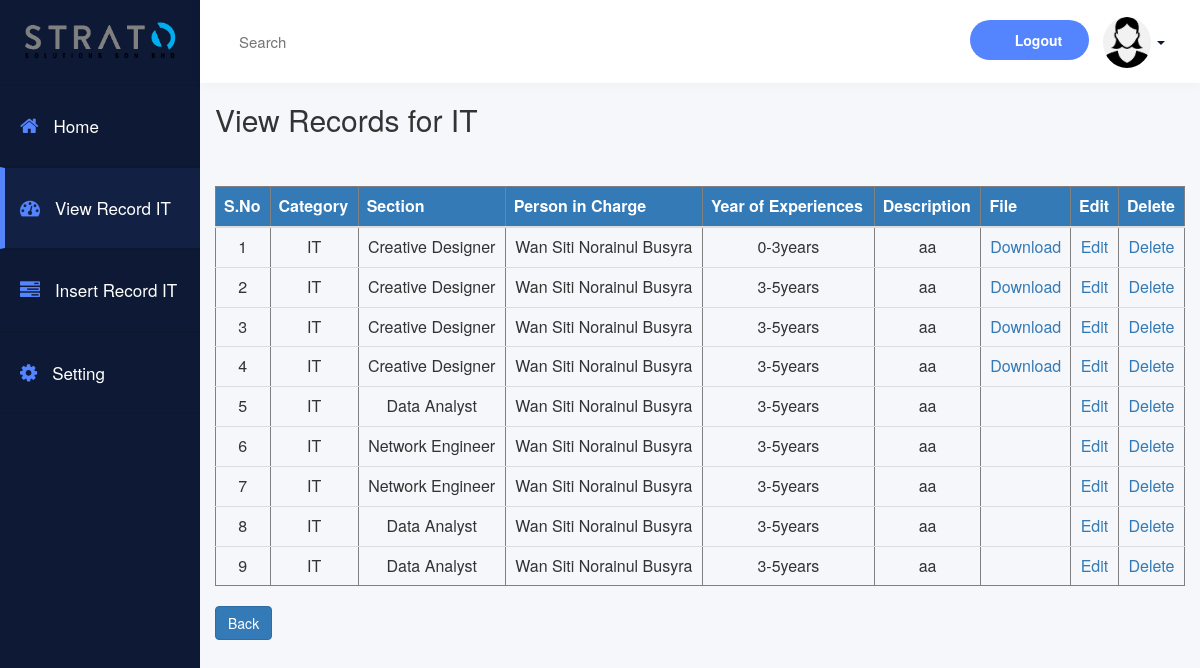
Page /php/view-IT.php (signed in) on the committed database.
### tables this page shows
CREATE TABLE `it_record` (
  `id` int(11) NOT NULL,
  `trn_date` datetime NOT NULL,
  `categoryit` varchar(10) NOT NULL,
  `section` varchar(40) NOT NULL,
  `personincharge` varchar(30) NOT NULL,
  `yearsofexperiences` varchar(20) NOT NULL,
  `descriptionit` varchar(200) NOT NULL,
  `file_path` varchar(200) NOT NULL,
  `submittedby` varchar(10) NOT NULL
);

### php/view-IT.php (the view, shortened to what this page needs)
<?php
    require('db.php');
?>
<link href="//maxcdn.bootstrapcdn.com/bootstrap/3.3.0/css/bootstrap.min.css" rel="stylesheet" id="bootstrap-css">
<link href="../css/index.css" rel="stylesheet">
<link href="https://maxcdn.bootstrapcdn.com/font-awesome/4.6.3/css/font-awesome.min.css" rel="stylesheet">
<head>
</head>
<body class="home">
    <div class="container-fluid display-table">
        <div class="row display-table-row">
            <div class="col-md-2 col-sm-1 hidden-xs display-table-cell v-align box" id="navigation">
                <div class="logo">
                    <a href="index.php"><img src="../img/StratoLogo.png" alt="StratoSolutionsLogo" class="hidden-xs hidden-sm">
                    </a>
                </div>
                <div class="navi">
                    <ul>
                        <li><a href="index.php"><i class="fa fa-home" aria-hidden="true"></i><span class="hidden-xs hidden-sm">Home</span></a></li>
                        <li class="active"><a href="view-IT.php"><i class="fa fa-dashboard" aria-hidden="true"></i><span class="hidden-xs hidden-sm">View Record IT</span></a></li>
                        <li><a href="insert-IT.php"><i class="fa fa-tasks" aria-hidden="true"></i><span class="hidden-xs hidden-sm">Insert Record IT</span></a></li>
                        <li><a href="#"><i class="fa fa-cog" aria-hidden="true"></i><span class="hidden-xs hidden-sm">Setting</span></a></li>
                    </ul>
                </div>
            </div>
            <div class="col-md-10 col-sm-11 display-table-cell v-align">
                <div class="row">
                    <header>
                        <div class="col-md-7">
                            <div class="search hidden-xs hidden-sm">
                                <input type="text" placeholder="Search" id="search">
                            </div>
                        </div>
                        <div class="col-md-5">
                            <div class="header-rightside">
                                <ul class="list-inline header-top pull-right">
                                    <li class="hidden-xs"><a href="logout.php" class="add-project" data-toggle="modal">Logout</a></li>
                                    <li class="dropdown">
                                        <a href="#" class="dropdown-toggle" data-toggle="dropdown"><img src="../img/admin.png" alt="user">
                                            <b class="caret"></b></a>
                                    </li>
                                </ul>
                            </div>
                        </div>
                    </header>
                </div>
                <div class="form">
                    <h2>View Records for IT</h2>
                    <br><br>
                    <table class="table table-sm table-dark" width="100%" border="1" style="border-collapse:collapse;">
                        <thead>
                            <tr class="bg-primary">
                                <th><strong>S.No</strong></th>
                                <th><strong>Category</strong></th>
                                <th><strong>Section</strong></th>
                                <th><strong>Person in Charge</strong></th>
                                <th><strong>Year of Experiences</strong></th>
                                <th><strong>Description</strong></th>
                                <th><strong>File</strong></th>
                                <th><strong>Edit</strong></th>
                                <th><strong>Delete</strong></th>
                            </tr>
                        </thead>
                        <tbody>
                            <?php
                    $count=1;
                    $sel_query="Select * from it_record ORDER BY id desc;";
                    $result = mysqli_query($con,$sel_query);
                    while($row = mysqli_fetch_assoc($result)) { ?>
                            <tr>
                                <td align="center"><?php echo $count; ?></td>
                                <td align="center"><?php echo $row["categoryit"]; ?></td>
                                <td align="center"><?php echo $row["section"]; ?></td>
                                <td align="center"><?php echo $row["personincharge"]; ?></td>
                                <td align="center"><?php echo $row["yearsofexperiences"]; ?></td>
                                <td align="center"><?php echo $row["descriptionit"]; ?></td>
                                 <td align="center">
                                    <?php if($row["file_path"] != ''){ ?>
                                    <a href="<?php echo $row["file_path"]; ?>" download>Download</a>
                                    <?php } ?>
                                </td>
                                <td align="center">
                                    <a href="edit-IT.php?id=<?php echo $row["id"]; ?>">Edit</a>
                                </td>
                                <td align="center">
                                    <a href="delete-IT.php?id=<?php echo $row["id"]; ?>" onclick="return confirm('Are you sure you want to delete this item?');">Delete</a>
                                </td>
                            </tr>
                            <?php $count++; } ?>
                        </tbody>
                    </table>
                </div>
                <a class="btn btn-primary" href="index.php" role="button">Back</a>
            </div>
        </div>
    </div>
</body>

### css/index.css (style rules this page uses)
a:focus,a:hover,a { outline:none; text-decoration: none; }
li,ul { list-style: none; padding: 0; margin: 0; }
.home { background: #f6f7fa; }
#navigation { background: #0e1a35; }
#navigation { padding: 0; }
.display-table { display: table; padding: 0; height: 100%; width: 100%; }
.display-table-row { display: table-row; height: 100%; }
.display-table-cell { display: table-cell; float: none; height: 100%; }
.v-align { vertical-align: top; }
.logo img { max-width: 180px; padding: 16px 0 17px; width: 100%; }
.header-top { margin: 0; padding-top: 2px; }
.header-top img { border-radius: 50%; max-width: 48px !important; width: 100%; }
.add-project { background: #5584ff none repeat scroll 0 0; border-radius: 100px; color: #ffffff; font-size: 14px; font-weight: 600; padding: 10px 27px 10px 45px; position: relative; }
.add-project::before { background: rgba(0, 0, 0, 0) url("../images/plus.png") no-repeat scroll 0 0; content: ""; ; height: 12px; left: 17px; position: absolute; top: 12px; width: 12px; }
.navi i { font-size: 20px; }
.header-top li { display: inline-block; text-align: center; }
.header-top .dropdown-toggle { color: #0e1a35; }
#navigation { -webkit-transition: all 0.5s ease; -moz-transition: all 0.5s ease; -o-transition: all 0.5s ease; transition: all 0.5s ease; }
.search input { border: none; font-size: 15px; padding: 15px 9px; width: 100%; background: rgba(0, 0, 0, 0) url("../images/search.png") no-repeat scroll 99% 12px; color: #8492af; }
header { background: #ffffff none repeat scroll 0 0; box-shadow: 0 1px 12px rgba(0, 0, 0, 0.04); display: inline-block !important; line-height: 23px; padding: 15px; transition: all 0.5s ease 0s; width: 100%; -webkit-transition: all 0.5s ease; -moz-transition: all 0.5s ease; -o-transition: all 0.5s ease; transition: all 0.5s ease; }
.logo { text-align: center; }
.navi a { border-bottom: 1px solid #0d172e; border-top: 1px solid #0d172e; color: #ffffff; display: block; font-size: 17px; font-weight: 500; padding: 28px 20px; text-decoration: none; }
.navi i { margin-right: 15px; color: #5584ff; }
.navi .active a { background: #122143; border-left: 5px solid #5584ff; padding-left: 15px; }
.hidden-xs { -webkit-transition: all 0.5s ease; -moz-transition: all 0.5s ease; -o-transition: all 0.5s ease; transition: all 0.5s ease; }

### rows in the picture
it_record: categoryit "IT", section "Creative Designer", personincharge "Wan Siti Norainul Busyra", yearsofexperiences "0-3years", descriptionit "aa"
it_record: categoryit "IT", section "Creative Designer", personincharge "Wan Siti Norainul Busyra", yearsofexperiences "3-5years", descriptionit "aa"
it_record: categoryit "IT", section "Creative Designer", personincharge "Wan Siti Norainul Busyra", yearsofexperiences "3-5years", descriptionit "aa"
it_record: categoryit "IT", section "Creative Designer", personincharge "Wan Siti Norainul Busyra", yearsofexperiences "3-5years", descriptionit "aa"
it_record: categoryit "IT", section "Data Analyst", personincharge "Wan Siti Norainul Busyra", yearsofexperiences "3-5years", descriptionit "aa"
it_record: categoryit "IT", section "Network Engineer", personincharge "Wan Siti Norainul Busyra", yearsofexperiences "3-5years", descriptionit "aa"
it_record: categoryit "IT", section "Network Engineer", personincharge "Wan Siti Norainul Busyra", yearsofexperiences "3-5years", descriptionit "aa"
it_record: categoryit "IT", section "Data Analyst", personincharge "Wan Siti Norainul Busyra", yearsofexperiences "3-5years", descriptionit "aa"
it_record: categoryit "IT", section "Data Analyst", personincharge "Wan Siti Norainul Busyra", yearsofexperiences "3-5years", descriptionit "aa"
